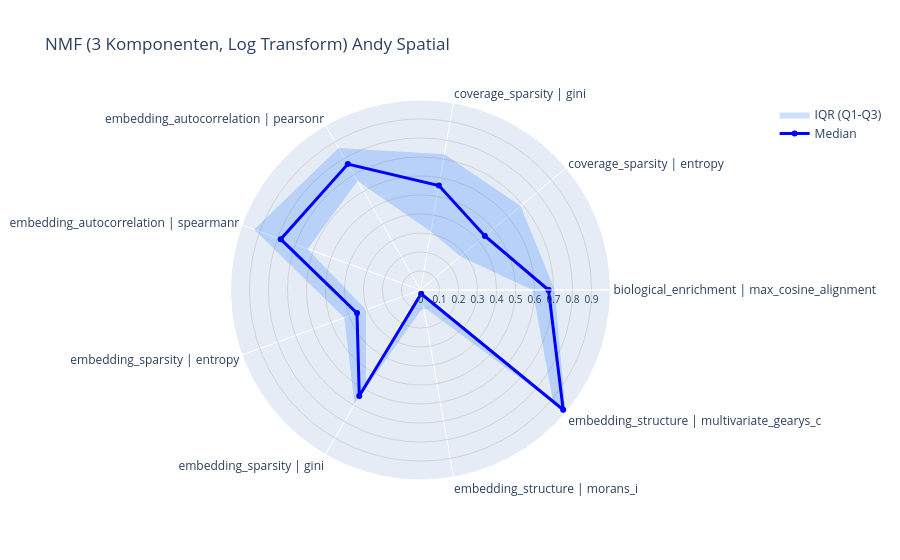
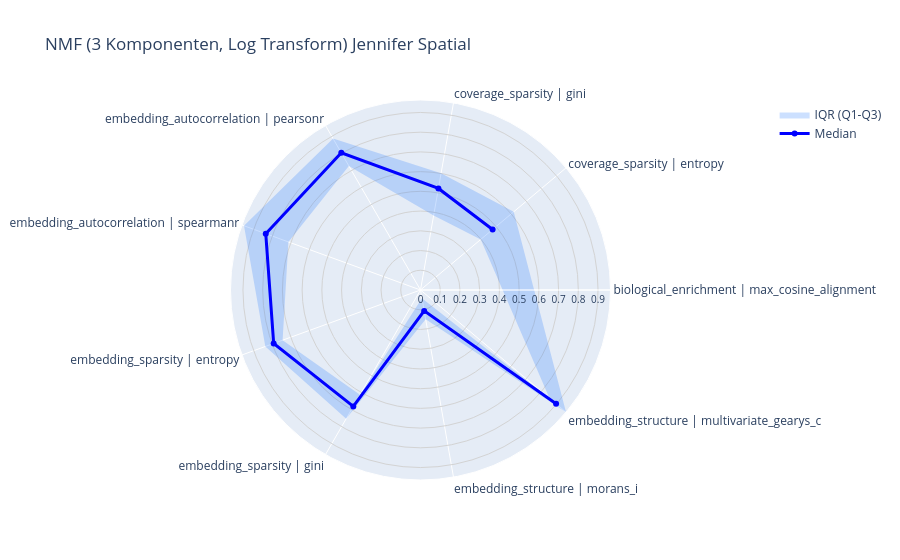
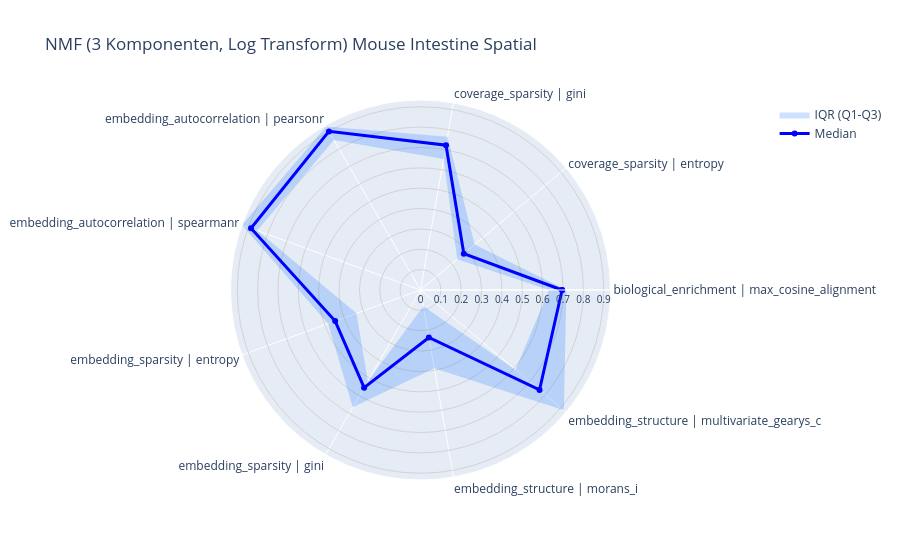
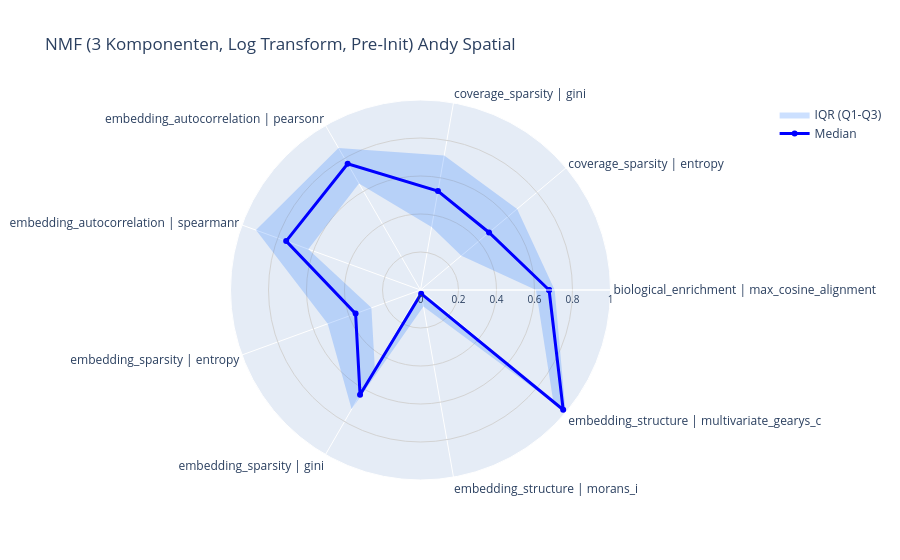

Notebook code cell kept with these figures, in order:
### Code cell
for (
    model_name, dataset_name
), sub_df in results_df.query("model_scope == 'celltype' and dataset_split == 'query'").groupby(
    ["model_name", "dataset_name"]
):
    fig = radar_plot(
        sub_df,
        x="metric function",
        y="normalized_value_transformed",
        range=None,
        title=model_name + " " + dataset_name
    )
    fig.show()

### Figure 1 — Plotly figure (JSON) as saved in the notebook; plotly's stock layout.template omitted (floating-point values rounded to 4 significant figures)
{"data": [{"hoverinfo": "skip", "line": {"width": 0}, "mode": "lines", "r": [0.5889, 0.2748, 0.3124, 0.6626, 0.6325, 0.3053, 0.5731, 0.003224, 0.9106, 0.5889], "showlegend": false, "theta": ["biological_enrichment | max_cosine_alignment", "coverage_sparsity | entropy", "coverage_sparsity | gini", "embedding_autocorrelation | pearsonr", "embedding_autocorrelation | spearmanr", "embedding_sparsity | entropy", "embedding_sparsity | gini", "embedding_structure | morans_i", "embedding_structure | multivariate_gearys_c", "biological_enrichment | max_cosine_alignment"], "type": "scatterpolar"}, {"fill": "tonext", "fillcolor": "rgba(0, 100, 255, 0.2)", "line": {"width": 0}, "mode": "lines", "name": "IQR (Q1-Q3)", "r": [0.7063, 0.6876, 0.7252, 0.8629, 0.9314, 0.4269, 0.6947, 0.08942, 0.9968, 0.7063], "theta": ["biological_enrichment | max_cosine_alignment", "coverage_sparsity | entropy", "coverage_sparsity | gini", "embedding_autocorrelation | pearsonr", "embedding_autocorrelation | spearmanr", "embedding_sparsity | entropy", "embedding_sparsity | gini", "embedding_structure | morans_i", "embedding_structure | multivariate_gearys_c", "biological_enrichment | max_cosine_alignment"], "type": "scatterpolar"}, {"line": {"color": "blue", "width": 3}, "mode": "lines+markers", "name": "Median", "r": [0.6737, 0.442, 0.558, 0.765, 0.7827, 0.3555, 0.6445, 0.01995, 0.9801, 0.6737], "theta": ["biological_enrichment | max_cosine_alignment", "coverage_sparsity | entropy", "coverage_sparsity | gini", "embedding_autocorrelation | pearsonr", "embedding_autocorrelation | spearmanr", "embedding_sparsity | entropy", "embedding_sparsity | gini", "embedding_structure | morans_i", "embedding_structure | multivariate_gearys_c", "biological_enrichment | max_cosine_alignment"], "type": "scatterpolar"}], "layout": {"polar": {"radialaxis": {"gridcolor": "lightgrey", "tickfont": {"size": 10}, "visible": true}}, "title": {"text": "NMF (3 Komponenten, Log Transform) Andy Spatial"}}}

### Figure 2 — Plotly figure (JSON) as saved in the notebook; plotly's stock layout.template omitted (floating-point values rounded to 4 significant figures)
{"data": [{"hoverinfo": "skip", "line": {"width": 0}, "mode": "lines", "r": [null, 0.3988, 0.3831, 0.7263, 0.7127, 0.7439, 0.6135, 0.04192, 0.8537, null], "showlegend": false, "theta": ["biological_enrichment | max_cosine_alignment", "coverage_sparsity | entropy", "coverage_sparsity | gini", "embedding_autocorrelation | pearsonr", "embedding_autocorrelation | spearmanr", "embedding_sparsity | entropy", "embedding_sparsity | gini", "embedding_structure | morans_i", "embedding_structure | multivariate_gearys_c", "biological_enrichment | max_cosine_alignment"], "type": "scatterpolar"}, {"fill": "tonext", "fillcolor": "rgba(0, 100, 255, 0.2)", "line": {"width": 0}, "mode": "lines", "name": "IQR (Q1-Q3)", "r": [null, 0.6169, 0.6012, 0.8861, 0.9522, 0.8373, 0.7537, 0.1508, 0.9632, null], "theta": ["biological_enrichment | max_cosine_alignment", "coverage_sparsity | entropy", "coverage_sparsity | gini", "embedding_autocorrelation | pearsonr", "embedding_autocorrelation | spearmanr", "embedding_sparsity | entropy", "embedding_sparsity | gini", "embedding_structure | morans_i", "embedding_structure | multivariate_gearys_c", "biological_enrichment | max_cosine_alignment"], "type": "scatterpolar"}, {"line": {"color": "blue", "width": 3}, "mode": "lines+markers", "name": "Median", "r": [null, 0.4771, 0.5229, 0.8028, 0.8348, 0.7921, 0.6813, 0.1075, 0.8973, null], "theta": ["biological_enrichment | max_cosine_alignment", "coverage_sparsity | entropy", "coverage_sparsity | gini", "embedding_autocorrelation | pearsonr", "embedding_autocorrelation | spearmanr", "embedding_sparsity | entropy", "embedding_sparsity | gini", "embedding_structure | morans_i", "embedding_structure | multivariate_gearys_c", "biological_enrichment | max_cosine_alignment"], "type": "scatterpolar"}], "layout": {"polar": {"radialaxis": {"gridcolor": "lightgrey", "tickfont": {"size": 10}, "visible": true}}, "title": {"text": "NMF (3 Komponenten, Log Transform) Jennifer Spatial"}}}

### Figure 3 — Plotly figure (JSON) as saved in the notebook; plotly's stock layout.template omitted (floating-point values rounded to 4 significant figures)
{"data": [{"hoverinfo": "skip", "line": {"width": 0}, "mode": "lines", "r": [0.6311, 0.2356, 0.653, 0.8501, 0.853, 0.3349, 0.5171, 0.08086, 0.6097, 0.6311], "showlegend": false, "theta": ["biological_enrichment | max_cosine_alignment", "coverage_sparsity | entropy", "coverage_sparsity | gini", "embedding_autocorrelation | pearsonr", "embedding_autocorrelation | spearmanr", "embedding_sparsity | entropy", "embedding_sparsity | gini", "embedding_structure | morans_i", "embedding_structure | multivariate_gearys_c", "biological_enrichment | max_cosine_alignment"], "type": "scatterpolar"}, {"fill": "tonext", "fillcolor": "rgba(0, 100, 255, 0.2)", "line": {"width": 0}, "mode": "lines", "name": "IQR (Q1-Q3)", "r": [0.7166, 0.347, 0.7644, 0.9268, 0.9332, 0.4829, 0.6651, 0.3903, 0.9191, 0.7166], "theta": ["biological_enrichment | max_cosine_alignment", "coverage_sparsity | entropy", "coverage_sparsity | gini", "embedding_autocorrelation | pearsonr", "embedding_autocorrelation | spearmanr", "embedding_sparsity | entropy", "embedding_sparsity | gini", "embedding_structure | morans_i", "embedding_structure | multivariate_gearys_c", "biological_enrichment | max_cosine_alignment"], "type": "scatterpolar"}, {"line": {"color": "blue", "width": 3}, "mode": "lines+markers", "name": "Median", "r": [0.6954, 0.2778, 0.7222, 0.8996, 0.8859, 0.4459, 0.5541, 0.2367, 0.7633, 0.6954], "theta": ["biological_enrichment | max_cosine_alignment", "coverage_sparsity | entropy", "coverage_sparsity | gini", "embedding_autocorrelation | pearsonr", "embedding_autocorrelation | spearmanr", "embedding_sparsity | entropy", "embedding_sparsity | gini", "embedding_structure | morans_i", "embedding_structure | multivariate_gearys_c", "biological_enrichment | max_cosine_alignment"], "type": "scatterpolar"}], "layout": {"polar": {"radialaxis": {"gridcolor": "lightgrey", "tickfont": {"size": 10}, "visible": true}}, "title": {"text": "NMF (3 Komponenten, Log Transform) Mouse Intestine Spatial"}}}

### Figure 4 — Plotly figure (JSON) as saved in the notebook; plotly's stock layout.template omitted (floating-point values rounded to 4 significant figures)
{"data": [{"hoverinfo": "skip", "line": {"width": 0}, "mode": "lines", "r": [0.6077, 0.2809, 0.3361, 0.6479, 0.6284, 0.275, 0.4802, 0.003173, 0.9118, 0.6077], "showlegend": false, "theta": ["biological_enrichment | max_cosine_alignment", "coverage_sparsity | entropy", "coverage_sparsity | gini", "embedding_autocorrelation | pearsonr", "embedding_autocorrelation | spearmanr", "embedding_sparsity | entropy", "embedding_sparsity | gini", "embedding_structure | morans_i", "embedding_structure | multivariate_gearys_c", "biological_enrichment | max_cosine_alignment"], "type": "scatterpolar"}, {"fill": "tonext", "fillcolor": "rgba(0, 100, 255, 0.2)", "line": {"width": 0}, "mode": "lines", "name": "IQR (Q1-Q3)", "r": [0.7064, 0.6639, 0.7191, 0.8636, 0.9215, 0.5198, 0.725, 0.08818, 0.9968, 0.7064], "theta": ["biological_enrichment | max_cosine_alignment", "coverage_sparsity | entropy", "coverage_sparsity | gini", "embedding_autocorrelation | pearsonr", "embedding_autocorrelation | spearmanr", "embedding_sparsity | entropy", "embedding_sparsity | gini", "embedding_structure | morans_i", "embedding_structure | multivariate_gearys_c", "biological_enrichment | max_cosine_alignment"], "type": "scatterpolar"}, {"line": {"color": "blue", "width": 3}, "mode": "lines+markers", "name": "Median", "r": [0.6768, 0.4709, 0.5291, 0.7668, 0.7524, 0.3635, 0.6365, 0.0197, 0.9803, 0.6768], "theta": ["biological_enrichment | max_cosine_alignment", "coverage_sparsity | entropy", "coverage_sparsity | gini", "embedding_autocorrelation | pearsonr", "embedding_autocorrelation | spearmanr", "embedding_sparsity | entropy", "embedding_sparsity | gini", "embedding_structure | morans_i", "embedding_structure | multivariate_gearys_c", "biological_enrichment | max_cosine_alignment"], "type": "scatterpolar"}], "layout": {"polar": {"radialaxis": {"gridcolor": "lightgrey", "tickfont": {"size": 10}, "visible": true}}, "title": {"text": "NMF (3 Komponenten, Log Transform, Pre-Init) Andy Spatial"}}}
